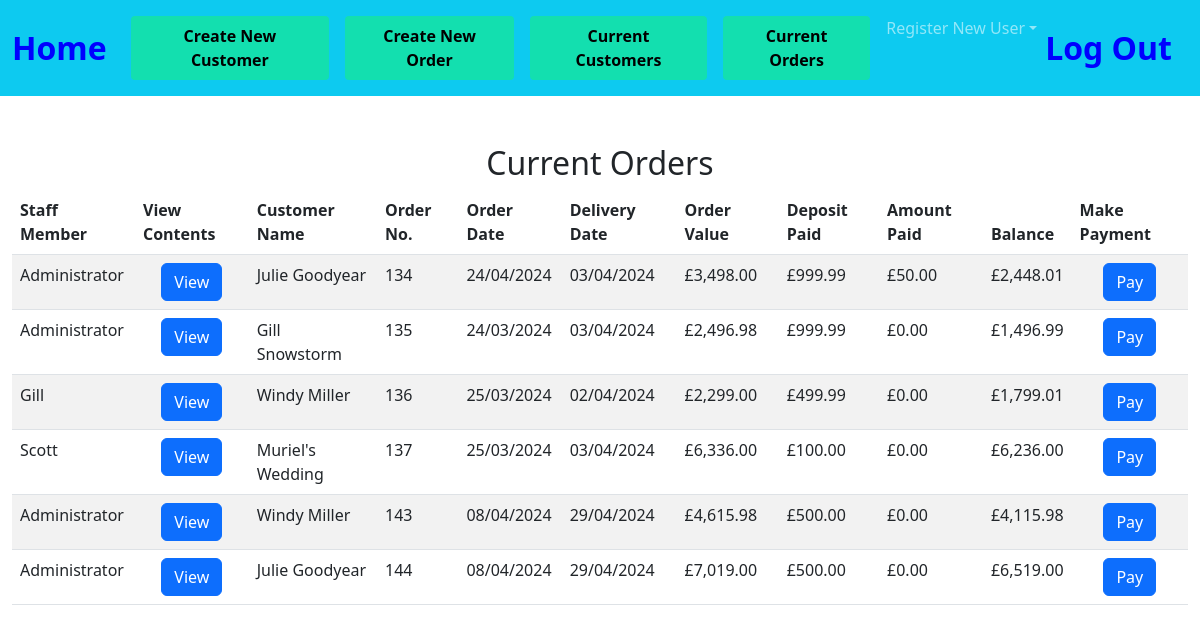
The app's page /open_orders, older data.
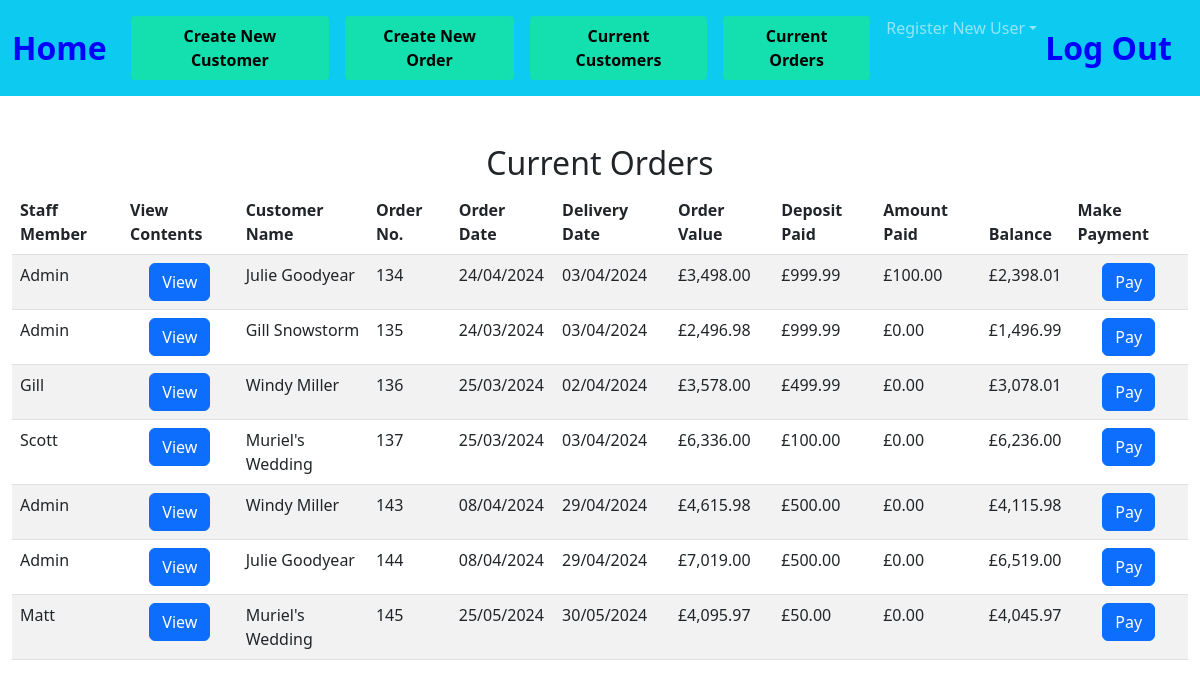
The same page, newer data.
### tables this page shows
CREATE TABLE orders(order_id INTEGER PRIMARY KEY AUTOINCREMENT NOT NULL,  cust_id INTEGER, order_no INTEGER, item_id INTEGER, staff_member TEXT, order_date DATETIME, completion TEXT, delivery_date DATETIME, colour_finish TEXT, extra_details TEXT, selling_price DECIMAL, del_col_take TEXT , quantity INTEGER, balance DECIMAL, deposit DECIMAL, amount_paid DECIMAL);

### app.py (the view)
@app.route("/open_orders", methods=["GET", "POST"])
def open_orders():
    if request.method == "POST":
        order_no = request.form.get("order_no")
        current = db.execute("SELECT * FROM orders WHERE order_id = (?);", order_no)
        for row in current:
            customer_id = row["cust_id"]
            staff_member = row["staff_member"]
            order_date = row["order_date"]
            item_id = row["item_id"]
        db.execute("INSERT INTO current_order(cust_id, staff_member, order_date, item_id, order_number) VALUES (?, ?, ?, ?, ?);", customer_id,  staff_member, order_date, item_id, order_no)
        return render_template("stock_list.html", order_no = order_no)
    else:
        order_no = request.form.get("order_no")
        user = request.form.get("user")
        totals=db.execute("select order_number, SUM(amount_paid) AS tot_paid FROM payments group by order_number;")
        for row in totals:
            order_numb = (row["order_number"])
            total = (row["tot_paid"])
            balance = (row["tot_paid"])
            db.execute("UPDATE current_order SET amount_paid = (?) WHERE order_number = (?);", total, order_numb)
        ord_detail = db.execute("select current_order.order_number, current_order.amount_paid, orders.staff_member, orders.cust_id, first_name, last_name, order_id,orders.order_date, orders.deposit, completion, orders.delivery_date, balance, total_cost from orders JOIN customers on orders.cust_id = customers.id JOIN current_order ON current_order.order_number = orders.order_id GROUP BY order_id;")
        for row in ord_detail:
            order_id = (row["order_id"])
            amount_paid = (row["amount_paid"])
            total_cost = (row["total_cost"])
            deposit = (row["deposit"])
            balance = total_cost - deposit- amount_paid
            db.execute("UPDATE orders SET balance = (?) WHERE order_id = (?);", balance, order_id)
        finals = db.execute("select current_order.order_number, current_order.amount_paid, orders.staff_member, orders.cust_id, balance, first_name, last_name, order_id,orders.order_date, orders.deposit, completion, orders.delivery_date, balance, total_cost from orders JOIN customers on orders.cust_id = customers.id JOIN current_order ON current_order.order_number = orders.order_id GROUP BY order_id;")
        return render_template("open_orders.html", ord_detail = finals, user = user)

### app.py (called while the page is built)
@app.after_request
def after_request(response):
    response.headers["Cache-Control"] = "no-cache, no-store, must-revalidate"
    response.headers["Expires"] = 0
    response.headers["Pragma"] = "no-cache"
    return response

### extras.py (called while the page is built)
def GBP(value):
    return f"£{value:,.2f}"

### templates/open_orders.html (shortened to what this page needs)
{% extends "layout.html" %}
{% block main %}
<div class="section">
    <h2>Current Orders</h2>
    <table class="table table-striped">
        <thead>
            <tr>
                <th class="text-start">Staff Member</th>
                <th class="text-start">View Contents</th>
                <th class="text-start">Customer Name</th>
                <th class="text-start">Order No.</th>
                <th class="text-start">Order Date</th>
                <th class="text-start">Delivery Date</th>
                <th class="text-start">Order Value</th>
                <th class="text-start">Deposit Paid</th>
                <th class="text-start"> Amount Paid</th>
                <th class="text-start">Balance</th>
                <th class="text-start"> Make Payment</th>
            </tr>
    </thead>
        <tbody>
            {% for row in ord_detail %}
            <tr>
                <td class="text-start">{{ row["staff_member"] }}</td>
                <form action="/show_content" method="POST">
                    <td><input type="hidden" name="order_no" VALUE="{{ row['order_id'] }}"><button class="btn btn-primary" type="submit">View</button></td>
                </form>
                <td class="text-start">{{ row["first_name"] }} {{ row["last_name"] }}</td>
                <td class="text-start">{{ row["order_id"] }}</td>
                <td class="text-start">{{ row["order_date"] }}</td>
                <td class="text-start">{{ row["delivery_date"] }}</td>
                <td class="text-start">{{ row["total_cost"] |GBP }}</td>
                <td class="text-start">{{ row["deposit"] |GBP }}</td>
                <td class="text-start">{{ row["amount_paid"] |GBP }}</td>
                <td class="text-start">{{ (row["total_cost"] - row["deposit"] - row["amount_paid"]) |GBP}}</td>
                <form action="/pay" method="POST">
                    <td><input type="hidden" name="order_no" VALUE="{{ row['order_id'] }}"><button class="btn btn-primary" type="submit">Pay</button></td>
                </form>
                </tr>
            {% endfor %}
        </tbody>
    </table>
</div>
{% endblock %}

### templates/layout.html (shortened to what this page needs)
<!doctype html>
<html lang="en">
  <head>
    <link href="https://cdn.jsdelivr.net/npm/bootstrap@5.3.0/dist/css/bootstrap.min.css" rel="stylesheet">
    <link href="/static/styles.css" rel="stylesheet">
  </head>
  {% block navbar %}
  <body>
        <nav class="navbar navbar-expand-sm bg-info navbar-dark">
        <div class="container-fluid">
          <a class="navbar-brand" href="/home">Home</a>
            <div class="collapse navbar-collapse" id="navbarSupportedContent">
                <ul class="navbar-nav me-auto mb-2 mb-lg-0">
                  <li class="nav-item">
                    <li class="nav-link"><a button type="button" class="button_teal" href="/new_customer">Create New Customer</a></li>
                    <li class="nav-link"><a button type="button" class="button_teal" href="/choose_customer">Create New Order</a></li>
                </li>
                <li class="nav-item">
                  <li class="nav-link"><a button type="button" class="button_teal" href="/list_of_customers">Current Customers</a></li>
                  <li class="nav-link"><a button type="button" class="button_teal" href="/open_orders">Current Orders</a>
                </li>
                <li class="nav-item dropdown">
                    <a class="nav-link dropdown-toggle" href="#" role="button" data-bs-toggle="dropdown" aria-expanded="false"> Register New User</a>
                </li>
                </ul>
            </div>
            <a class="navbar-brand" href="/logout">Log Out</a>
            </div>
        </nav>
        {% endblock %}
      <main class="container-fluid py-5 text-center">
        {% block main %}{% endblock %}
      </main>
  </body>

### static/styles.css (style rules this page uses)
nav .navbar-brand { font-size: xx-large; color: #0000ff; font-weight: bold; }
.button_teal { background-color: #13dfaf; border-radius: 4px; border: none; color: black; padding: 8px 18px; text-align: center; text-decoration: none; display: inline-block; font-size: 16px; font-weight: bolder; }

Row changes from the older to the newer data that the page shows:
changed orders id 134: staff_member "Administrator" → "Admin"; amount_paid|GBP "£50.00" → "£100.00"; deposit "£2,448.01" → "£2,398.01"
changed orders id 135: staff_member "Administrator" → "Admin"
changed orders "Gill": total_cost|GBP "£2,299.00" → "£3,578.00"; deposit "£1,799.01" → "£3,078.01"
changed orders id 143: staff_member "Administrator" → "Admin"
changed orders id 144: staff_member "Administrator" → "Admin"
added orders: staff_member "Matt", first_name "Muriel's", last_name "Wedding", order_id "145", order_date "25/05/2024", delivery_date "30/05/2024", total_cost|GBP "£4,095.97", deposit|GBP "£50.00", amount_paid|GBP "£0.00", deposit "£4,045.97"
